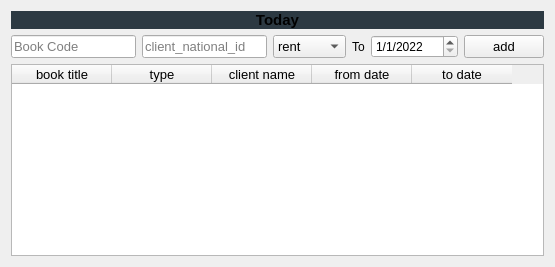
      <widget class="QWidget" name="tab">
       <attribute name="title">
        <string>Tab 1</string>
       </attribute>
       <layout class="QGridLayout" name="gridLayout_8">
        <item row="1" column="3">
         <widget class="QLabel" name="label_30">
          <property name="text">
           <string>To</string>
          </property>
         </widget>
        </item>
        <item row="1" column="4">
         <widget class="QDateEdit" name="date_1">
          <property name="sizePolicy">
           <sizepolicy hsizetype="Maximum" vsizetype="Fixed">
            <horstretch>0</horstretch>
            <verstretch>0</verstretch>
           </sizepolicy>
          </property>
          <property name="styleSheet">
           <string notr="true"/>
          </property>
          <property name="displayFormat">
           <string>d/M/yyyy</string>
          </property>
          <property name="date">
           <date>
            <year>2022</year>
            <month>1</month>
            <day>1</day>
           </date>
          </property>
         </widget>
        </item>
        <item row="0" column="0" colspan="6">
         <widget class="QLabel" name="label_25">
          <property name="sizePolicy">
           <sizepolicy hsizetype="Preferred" vsizetype="Fixed">
            <horstretch>0</horstretch>
            <verstretch>0</verstretch>
           </sizepolicy>
          </property>
          <property name="font">
           <font>
            <family>MS Shell Dlg 2</family>
            <pointsize>10</pointsize>
            <weight>9</weight>
            <italic>false</italic>
            <bold>false</bold>
           </font>
          </property>
          <property name="styleSheet">
           <string notr="true">background-color: rgb(44, 57, 66);
border:none;
border-color: rgb(153, 153, 153);

</string>
          </property>
          <property name="text">
           <string>&lt;html&gt;&lt;head/&gt;&lt;body&gt;&lt;p align=&quot;center&quot;&gt;&lt;span style=&quot; font-size:11pt; font-weight:600;&quot;&gt;Today&lt;/span&gt;&lt;/p&gt;&lt;/body&gt;&lt;/html&gt;</string>
          </property>
          <property name="textFormat">
           <enum>Qt::RichText</enum>
          </property>
         </widget>
        </item>
        <item row="1" column="0">
         <widget class="QLineEdit" name="lineEdit">
          <property name="font">
           <font>
            <family>MS Shell Dlg 2</family>
            <pointsize>10</pointsize>
            <weight>9</weight>
            <italic>false</italic>
            <bold>false</bold>
           </font>
          </property>
          <property name="styleSheet">
           <string notr="true"/>
          </property>
          <property name="placeholderText">
           <string>Book Code </string>
          </property>
         </widget>
        </item>
        <item row="1" column="5">
         <widget class="QPushButton" name="pushButton_8">
          <property name="sizePolicy">
           <sizepolicy hsizetype="Maximum" vsizetype="Fixed">
            <horstretch>0</horstretch>
            <verstretch>0</verstretch>
           </sizepolicy>
          </property>
          <property name="font">
           <font>
            <family>MS Shell Dlg 2</family>
            <pointsize>10</pointsize>
            <weight>9</weight>
            <italic>false</italic>
            <bold>false</bold>
           </font>
          </property>
          <property name="text">
           <string>add</string>
          </property>
         </widget>
        </item>
        <item row="2" column="0" colspan="6">
         <widget class="QTableWidget" name="tableWidget">
          <property name="sizePolicy">
           <sizepolicy hsizetype="Expanding" vsizetype="Expanding">
            <horstretch>0</horstretch>
            <verstretch>0</verstretch>
           </sizepolicy>
          </property>
          <property name="font">
           <font>
            <family>MS Shell Dlg 2</family>
            <pointsize>10</pointsize>
            <weight>9</weight>
            <italic>false</italic>
            <bold>false</bold>
            <stylestrategy>PreferDefault</stylestrategy>
           </font>
          </property>
          <property name="cursor" stdset="0">
           <cursorShape>ArrowCursor</cursorShape>
          </property>
          <property name="focusPolicy">
           <enum>Qt::StrongFocus</enum>
          </property>
          <property name="contextMenuPolicy">
           <enum>Qt::DefaultContextMenu</enum>
          </property>
          <property name="styleSheet">
           <string notr="true"/>
          </property>
          <property name="sortingEnabled">
           <bool>true</bool>
          </property>
          <column>
           <property name="text">
            <string>book title</string>
           </property>
          </column>
          <column>
           <property name="text">
            <string>type</string>
           </property>
          </column>
          <column>
           <property name="text">
            <string>client name</string>
           </property>
          </column>
          <column>
           <property name="text">
            <string>from date</string>
           </property>
          </column>
          <column>
           <property name="text">
            <string>to date</string>
           </property>
          </column>
         </widget>
        </item>
        <item row="1" column="1">
         <widget class="QLineEdit" name="lineEdit_17">
          <property name="font">
           <font>
            <family>MS Shell Dlg 2</family>
            <pointsize>10</pointsize>
            <weight>9</weight>
            <italic>false</italic>
            <bold>false</bold>
           </font>
          </property>
          <property name="placeholderText">
           <string>client_national_id</string>
          </property>
         </widget>
        </item>
        <item row="1" column="2">
         <widget class="QComboBox" name="comboBox">
          <property name="font">
           <font>
            <family>MS Shell Dlg 2</family>
            <pointsize>10</pointsize>
            <weight>9</weight>
            <italic>false</italic>
            <bold>false</bold>
           </font>
          </property>
          <property name="toolTipDuration">
           <number>-1</number>
          </property>
          <property name="styleSheet">
           <string notr="true"/>
          </property>
          <property name="editable">
           <bool>false</bool>
          </property>
          <item>
           <property name="text">
            <string>rent</string>
           </property>
          </item>
          <item>
           <property name="text">
            <string>retrieve</string>
           </property>
          </item>
         </widget>
        </item>
       </layout>
      </widget>
